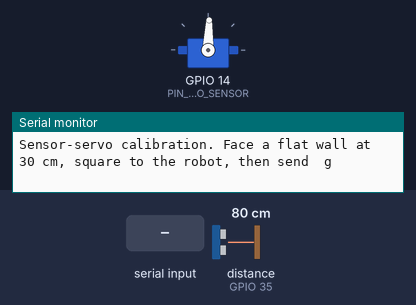
Bench run of a sketch on a simulated ESP32. Parts: servo, the last lines printed to the serial monitor. Inputs (shaded band) come from the test bench; at power-on: distance to the obstacle (sensor on GPIO 35) 80 cm. The echo pulse lasts 58.3 µs per cm; servo pulses on a pin are drawn as a servo (544–2400 µs = 0–180°).

Above: at 1.2 s.
1.3 s: "g" received over Serial
At 2.4 s:
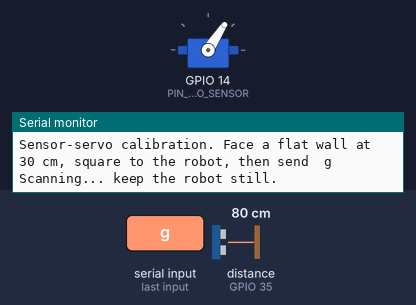
4.3 s: distance to the obstacle (sensor on GPIO 35) set to 11 cm
At 4.7 s:
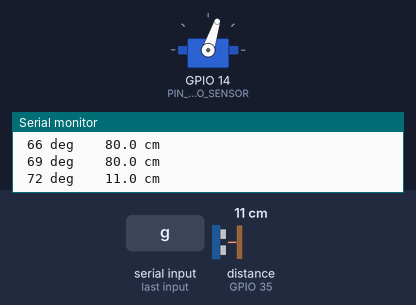
7.3 s: distance to the obstacle (sensor on GPIO 35) set to 8 cm
At 8.7 s:
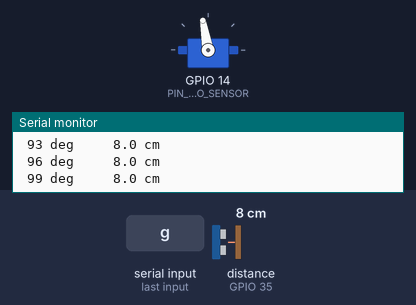
Timing chart, 0 to 13.4 s (numbered marks = the images above; inputs shaded):
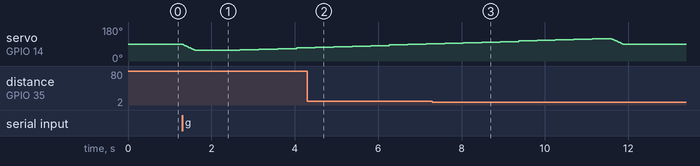

Measured:
- the behaviour switches between 10 and 9 cm on distance to the obstacle (sensor on GPIO 35) (found by bisection; images 2 and 3)
- by itself, servo on GPIO 14 (PIN_SERVO_SENSOR): rises from 91° to 118° in 3.5 s, then falls to 88° in 0.74 s

The sketch:

calibrate_sensor_servo.ino
```cpp
/*
  calibrate_sensor_servo.ino - find the servo angle at which the HC-SR04 looks STRAIGHT AHEAD

  PIN MAP (same as every sketch): HC-SR04 TRIG=5 ECHO=35 (through the 1k/2k divider), sensor servo=14

  HOW TO USE
    1. Put the robot facing a FLAT wall (or a big book on its edge) about 30 cm away.
       The wall must be square to the robot: measure from the left wheel and from the right wheel
       to the wall with a ruler. The two distances must be equal.
    2. Make sure the sensor horn is mounted roughly straight ahead (servo at 90 degrees, see test_servos 'c').
    3. Upload, open Serial Monitor at 115200 and send  g.
    4. The servo scans from 60 to 120 degrees and prints the distance at each angle.
       The distance is SMALLEST when the sensor faces the wall squarely, so the centre of the
       smallest readings is the angle where the sensor really looks straight ahead.
    5. Result between 86 and 94: leave everything as it is.
       Otherwise either move the horn one tooth on the spline and repeat, or keep the printed
       SENSOR_CENTER_DEG and tell the movement code to use it as "straight ahead".
*/

#include <Arduino.h>

const int PIN_TRIG = 5;
const int PIN_ECHO = 35;
const int PIN_SERVO_SENSOR = 14;

const int SENSOR_MIN = 10, SENSOR_MAX = 170;
const int US_MIN = 500, US_MAX = 2400;
const int SERVO_FREQ = 50, SERVO_BITS = 14;
const int CH_SENSOR = 2;

const int SCAN_FROM = 60, SCAN_TO = 120, SCAN_STEP = 3;
const int READS_PER_ANGLE = 3;
const int SETTLE_MS = 350;                  // wait for the servo to stop before reading
const float PLATEAU_CM = 1.0f;              // readings within 1 cm of the minimum count as "facing the wall"

int currentDeg = 90;

void servoInit() {
#if ESP_ARDUINO_VERSION_MAJOR >= 3
  ledcAttach(PIN_SERVO_SENSOR, SERVO_FREQ, SERVO_BITS);
#else
  ledcSetup(CH_SENSOR, SERVO_FREQ, SERVO_BITS);
  ledcAttachPin(PIN_SERVO_SENSOR, CH_SENSOR);
#endif
}

void servoWrite(int deg) {
  currentDeg = constrain(deg, SENSOR_MIN, SENSOR_MAX);
  int us = map(currentDeg, 0, 180, US_MIN, US_MAX);
  uint32_t duty = (uint32_t)us * (1UL << SERVO_BITS) / 20000UL;
#if ESP_ARDUINO_VERSION_MAJOR >= 3
  ledcWrite(PIN_SERVO_SENSOR, duty);
#else
  ledcWrite(CH_SENSOR, duty);
#endif
}

void moveSlowlyTo(int target) {
  while (currentDeg != target) {
    int d = target - currentDeg;
    servoWrite(currentDeg + ((abs(d) < 2) ? d : (d > 0 ? 2 : -2)));
    delay(20);
  }
}

float readOnceCm() {
  digitalWrite(PIN_TRIG, LOW);
  delayMicroseconds(4);
  digitalWrite(PIN_TRIG, HIGH);
  delayMicroseconds(10);
  digitalWrite(PIN_TRIG, LOW);
  unsigned long us = pulseIn(PIN_ECHO, HIGH, 30000UL);
  if (us == 0) return -1.0f;
  return us * 0.0343f / 2.0f;
}

float readMedianCm() {
  float v[READS_PER_ANGLE];
  int m = 0;
  for (int i = 0; i < READS_PER_ANGLE; i++) {
    float r = readOnceCm();
    if (r > 0) v[m++] = r;
    delay(30);
  }
  if (m == 0) return -1.0f;
  for (int i = 1; i < m; i++) {
    float key = v[i];
    int j = i - 1;
    while (j >= 0 && v[j] > key) {
      v[j + 1] = v[j];
      j--;
    }
    v[j + 1] = key;
  }
  return v[m / 2];
}

void runScan() {
  const int N = (SCAN_TO - SCAN_FROM) / SCAN_STEP + 1;
  float dist[N];
  Serial.println("Scanning... keep the robot still.");
  moveSlowlyTo(SCAN_FROM);
  delay(600);

  for (int i = 0; i < N; i++) {
    int ang = SCAN_FROM + i * SCAN_STEP;
    servoWrite(ang);
    delay(SETTLE_MS);
    dist[i] = readMedianCm();
    if (dist[i] < 0) Serial.printf("%3d deg   no echo\n", ang);
    else             Serial.printf("%3d deg   %5.1f cm\n", ang, dist[i]);
  }

  float minD = 1e9f;
  int valid = 0;
  for (int i = 0; i < N; i++) {
    if (dist[i] > 0) {
      valid++;
      if (dist[i] < minD) minD = dist[i];
    }
  }
  if (valid < 5) {
    Serial.println("Not enough valid readings. Put a flat wall 20-40 cm in front of the sensor and try again.");
    moveSlowlyTo(90);
    return;
  }

  float sum = 0;
  int cnt = 0;
  for (int i = 0; i < N; i++) {
    if (dist[i] > 0 && dist[i] <= minD + PLATEAU_CM) {
      sum += SCAN_FROM + i * SCAN_STEP;
      cnt++;
    }
  }
  int center = (int)lroundf(sum / cnt);
  Serial.printf("\nSmallest distance: %.1f cm.\n", minD);
  Serial.printf("RESULT: SENSOR_CENTER_DEG = %d   (offset from 90 = %d degrees)\n", center, center - 90);
  if (abs(center - 90) <= 4) Serial.println("Good: the sensor looks straight ahead at 90 degrees. Change nothing.");
  else Serial.println("The sensor is not straight at 90. Move the horn one tooth, or use this number as 'straight ahead'.");
  Serial.println("If the robot was not square to the wall, this result is wrong. Check the two wheel distances.");
  moveSlowlyTo(90);
}

void setup() {
  Serial.begin(115200);
  pinMode(PIN_TRIG, OUTPUT);
  pinMode(PIN_ECHO, INPUT);
  digitalWrite(PIN_TRIG, LOW);
  servoInit();
  servoWrite(90);
  Serial.println("Sensor-servo calibration. Face a flat wall at 30 cm, square to the robot, then send  g");
}

void loop() {
  if (!Serial.available()) return;
  char c = Serial.read();
  delay(20);
  while (Serial.available()) Serial.read();
  if (c == 'g') runScan();
}
```
